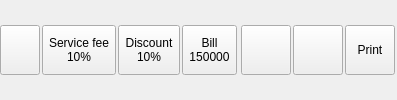
       <widget class="QWidget" name="wpaneldown" native="true">
        <property name="sizePolicy">
         <sizepolicy hsizetype="Preferred" vsizetype="Fixed">
          <horstretch>0</horstretch>
          <verstretch>0</verstretch>
         </sizepolicy>
        </property>
        <property name="focusPolicy">
         <enum>Qt::FocusPolicy::NoFocus</enum>
        </property>
        <layout class="QHBoxLayout" name="horizontalLayout_2">
         <property name="spacing"><number>2</number></property><property name="leftMargin">
          <number>0</number>
         </property>
         <property name="topMargin">
          <number>0</number>
         </property>
         <property name="rightMargin">
          <number>0</number>
         </property>
         <property name="bottomMargin">
          <number>0</number>
         </property>
         <item>
          <widget class="QToolButton" name="btnCopyUUID">
           <property name="visible"><bool>false</bool></property><property name="sizePolicy">
            <sizepolicy hsizetype="Preferred" vsizetype="Fixed">
             <horstretch>0</horstretch>
             <verstretch>0</verstretch>
            </sizepolicy>
           </property>
           <property name="minimumSize">
            <size>
             <width>0</width>
             <height>50</height>
            </size>
           </property>
           <property name="focusPolicy">
            <enum>Qt::FocusPolicy::NoFocus</enum>
           </property>
           <property name="text">
            <string />
           </property>
           <property name="icon">
            <iconset resource="resources/res.qrc">
             <normaloff>:/letter-z.png</normaloff>:/letter-z.png</iconset>
           </property>
           <property name="iconSize">
            <size>
             <width>32</width>
             <height>32</height>
            </size>
           </property>
           <property name="checkable">
            <bool>true</bool>
           </property>
           <property name="checked">
            <bool>false</bool>
           </property>
           <property name="toolButtonStyle">
            <enum>Qt::ToolButtonStyle::ToolButtonIconOnly</enum>
           </property>
          </widget>
         </item>
         <item>
          <widget class="QToolButton" name="btnService">
           <property name="visible"><bool>false</bool></property><property name="sizePolicy">
            <sizepolicy hsizetype="Preferred" vsizetype="Fixed">
             <horstretch>0</horstretch>
             <verstretch>0</verstretch>
            </sizepolicy>
           </property>
           <property name="minimumSize">
            <size>
             <width>0</width>
             <height>50</height>
            </size>
           </property>
           <property name="focusPolicy">
            <enum>Qt::FocusPolicy::NoFocus</enum>
           </property>
           <property name="text">
            <string>Service fee
10%</string>
           </property>
           <property name="iconSize">
            <size>
             <width>32</width>
             <height>32</height>
            </size>
           </property>
           <property name="toolButtonStyle">
            <enum>Qt::ToolButtonStyle::ToolButtonTextBesideIcon</enum>
           </property>
           <property name="setup_key" stdset="0">
            <string>dlgorder_disable_btnservice</string>
           </property>
          </widget>
         </item>
         <item>
          <widget class="QToolButton" name="btnDiscount">
           <property name="visible"><bool>false</bool></property><property name="sizePolicy">
            <sizepolicy hsizetype="Preferred" vsizetype="Fixed">
             <horstretch>0</horstretch>
             <verstretch>0</verstretch>
            </sizepolicy>
           </property>
           <property name="minimumSize">
            <size>
             <width>0</width>
             <height>50</height>
            </size>
           </property>
           <property name="focusPolicy">
            <enum>Qt::FocusPolicy::NoFocus</enum>
           </property>
           <property name="text">
            <string>Discount
10%</string>
           </property>
           <property name="iconSize">
            <size>
             <width>32</width>
             <height>32</height>
            </size>
           </property>
           <property name="toolButtonStyle">
            <enum>Qt::ToolButtonStyle::ToolButtonTextBesideIcon</enum>
           </property>
           <property name="setup_key" stdset="0">
            <string>dlgorder_disable_btndiscount</string>
           </property>
          </widget>
         </item>
         <item>
          <widget class="QToolButton" name="btnTotal">
           <property name="sizePolicy">
            <sizepolicy hsizetype="Preferred" vsizetype="Fixed">
             <horstretch>0</horstretch>
             <verstretch>0</verstretch>
            </sizepolicy>
           </property>
           <property name="minimumSize">
            <size>
             <width>0</width>
             <height>50</height>
            </size>
           </property>
           <property name="focusPolicy">
            <enum>Qt::FocusPolicy::NoFocus</enum>
           </property>
           <property name="text">
            <string>Bill
150000</string>
           </property>
           <property name="iconSize">
            <size>
             <width>32</width>
             <height>32</height>
            </size>
           </property>
           <property name="toolButtonStyle">
            <enum>Qt::ToolButtonStyle::ToolButtonTextBesideIcon</enum>
           </property>
          </widget>
         </item>
        <item><widget class="QWidget" name="wNewLookActions"><property name="maximumSize"><size><width>16777215</width><height>72</height></size></property><property name="minimumSize"><size><width>0</width><height>72</height></size></property><layout class="QHBoxLayout" name="hlNewLookActions"><property name="spacing"><number>2</number></property><property name="leftMargin"><number>2</number></property><property name="topMargin"><number>2</number></property><property name="rightMargin"><number>2</number></property><property name="bottomMargin"><number>2</number></property><item>
             <widget class="QToolButton" name="btnVoid">
              <property name="sizePolicy">
               <sizepolicy hsizetype="Fixed" vsizetype="Fixed">
                <horstretch>0</horstretch>
                <verstretch>0</verstretch>
               </sizepolicy>
              </property>
              <property name="minimumSize">
               <size>
                <width>50</width>
                <height>50</height>
               </size>
              </property>
              <property name="maximumSize">
               <size>
                <width>50</width>
                <height>50</height>
               </size>
              </property>
              <property name="focusPolicy">
               <enum>Qt::FocusPolicy::NoFocus</enum>
              </property>
              <property name="text">
               <string />
              </property>
              <property name="icon">
               <iconset resource="resources/res.qrc">
                <normaloff>:/recycle-bin.png</normaloff>:/recycle-bin.png</iconset>
              </property>
              <property name="iconSize">
               <size>
                <width>32</width>
                <height>32</height>
               </size>
              </property>
             </widget>
            </item>
            <item>
             <widget class="QToolButton" name="btnComment">
              <property name="sizePolicy">
               <sizepolicy hsizetype="Fixed" vsizetype="Fixed">
                <horstretch>0</horstretch>
                <verstretch>0</verstretch>
               </sizepolicy>
              </property>
              <property name="minimumSize">
               <size>
                <width>50</width>
                <height>50</height>
               </size>
              </property>
              <property name="maximumSize">
               <size>
                <width>50</width>
                <height>50</height>
               </size>
              </property>
              <property name="focusPolicy">
               <enum>Qt::FocusPolicy::NoFocus</enum>
              </property>
              <property name="text">
               <string />
              </property>
              <property name="icon">
               <iconset resource="resources/res.qrc">
                <normaloff>:/comment.png</normaloff>:/comment.png</iconset>
              </property>
              <property name="iconSize">
               <size>
                <width>32</width>
                <height>32</height>
               </size>
              </property>
             </widget>
            </item>
            <item>
             <widget class="QToolButton" name="btnPrintService">
              <property name="sizePolicy">
               <sizepolicy hsizetype="Fixed" vsizetype="Fixed">
                <horstretch>0</horstretch>
                <verstretch>0</verstretch>
               </sizepolicy>
              </property>
              <property name="minimumSize">
               <size>
                <width>50</width>
                <height>50</height>
               </size>
              </property>
              <property name="maximumSize">
               <size>
                <width>50</width>
                <height>50</height>
               </size>
              </property>
              <property name="focusPolicy">
               <enum>Qt::FocusPolicy::NoFocus</enum>
              </property>
              <property name="text">
               <string>Print</string>
              </property>
              <property name="icon">
               <iconset resource="resources/res.qrc">
                <normaloff>:/printer.png</normaloff>:/printer.png</iconset>
              </property>
              <property name="iconSize">
               <size>
                <width>32</width>
                <height>32</height>
               </size>
              </property>
             </widget>
            </item>
           </layout></widget></item></layout>
       </widget>
